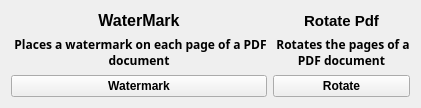
                 <widget class="QWidget" name="widget_26" native="true">
                  <layout class="QHBoxLayout" name="horizontalLayout_26">
                   <item>
                    <layout class="QVBoxLayout" name="verticalLayout_29">
                     <item>
                      <widget class="QLabel" name="performancelabel_13">
                       <property name="font">
                        <font>
                         <pointsize>12</pointsize>
                         <bold>true</bold>
                        </font>
                       </property>
                       <property name="text">
                        <string>WaterMark</string>
                       </property>
                       <property name="alignment">
                        <set>Qt::AlignCenter</set>
                       </property>
                       <property name="margin">
                        <number>2</number>
                       </property>
                      </widget>
                     </item>
                     <item>
                      <widget class="QLabel" name="label_13">
                       <property name="font">
                        <font>
                         <family>Segoe UI Variable Small Semibol</family>
                         <bold>true</bold>
                        </font>
                       </property>
                       <property name="text">
                        <string> Places a watermark on each page of a PDF document</string>
                       </property>
                       <property name="alignment">
                        <set>Qt::AlignCenter</set>
                       </property>
                       <property name="wordWrap">
                        <bool>true</bool>
                       </property>
                       <property name="margin">
                        <number>3</number>
                       </property>
                      </widget>
                     </item>
                     <item>
                      <widget class="QPushButton" name="statsbtn_13">
                       <property name="font">
                        <font>
                         <bold>true</bold>
                        </font>
                       </property>
                       <property name="text">
                        <string>Watermark</string>
                       </property>
                       <property name="icon">
                        <iconset resource="../schoolproj/resource.qrc">
                         <normaloff>:/icons/icons/development.png</normaloff>:/icons/icons/development.png</iconset>
                       </property>
                       <property name="iconSize">
                        <size>
                         <width>20</width>
                         <height>20</height>
                        </size>
                       </property>
                      </widget>
                     </item>
                    </layout>
                   </item>
                   <item>
                    <layout class="QVBoxLayout" name="verticalLayout_30">
                     <item>
                      <widget class="QLabel" name="mt5label_12">
                       <property name="font">
                        <font>
                         <pointsize>11</pointsize>
                         <bold>true</bold>
                        </font>
                       </property>
                       <property name="text">
                        <string>Rotate Pdf</string>
                       </property>
                       <property name="alignment">
                        <set>Qt::AlignCenter</set>
                       </property>
                       <property name="margin">
                        <number>2</number>
                       </property>
                      </widget>
                     </item>
                     <item>
                      <widget class="QLabel" name="label_11">
                       <property name="font">
                        <font>
                         <family>Segoe UI Variable Small Semibol</family>
                         <bold>true</bold>
                        </font>
                       </property>
                       <property name="text">
                        <string> Rotates the pages of a PDF document</string>
                       </property>
                       <property name="alignment">
                        <set>Qt::AlignCenter</set>
                       </property>
                       <property name="wordWrap">
                        <bool>true</bool>
                       </property>
                       <property name="margin">
                        <number>3</number>
                       </property>
                      </widget>
                     </item>
                     <item>
                      <widget class="QPushButton" name="setupbtn_12">
                       <property name="font">
                        <font>
                         <bold>true</bold>
                        </font>
                       </property>
                       <property name="text">
                        <string>Rotate</string>
                       </property>
                       <property name="icon">
                        <iconset resource="../schoolproj/resource.qrc">
                         <normaloff>:/icons/icons/user (1).png</normaloff>:/icons/icons/user (1).png</iconset>
                       </property>
                       <property name="iconSize">
                        <size>
                         <width>20</width>
                         <height>20</height>
                        </size>
                       </property>
                      </widget>
                     </item>
                    </layout>
                   </item>
                  </layout>
                 </widget>
